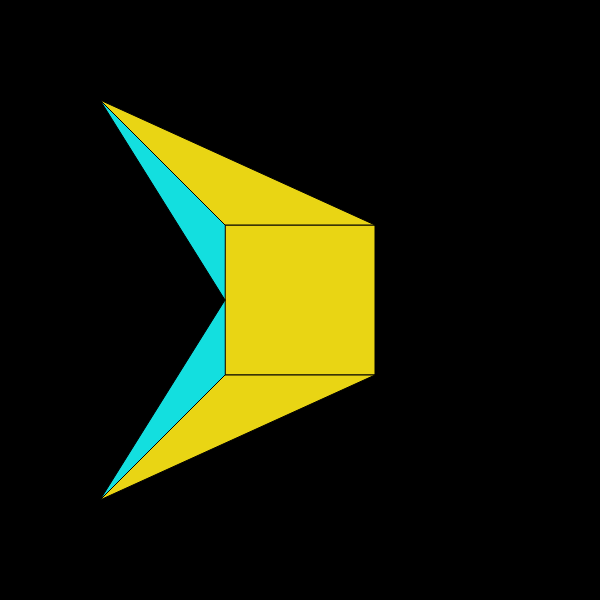
Frame 1 (no input)
Frame 60 (no input): identical to frame 1, image omitted
Frame 120 (the mouse pressed at the canvas centre since frame 60): identical to frame 1, image omitted

The p5.js sketch that drew this single still picture (run headless with seeded random() and noise() and a simulated clock; from frame 60 on, the mouse is pressed at the canvas centre):

// p5.js sketch
// ── sketch.js
function setup() {
  createCanvas(600, 600);
}

function draw() {
  background(0,0,0);
  fill('#E9D514')
rect(225,225,150,150);
  
triangle(225,225,    375,225,    100,100)
triangle(225,375,    375,375,    100,500)
  fill('#13DFDF')
triangle(225,300,   100,100,   225, 225)
triangle(225,300,   100,500,   225,375)






}
